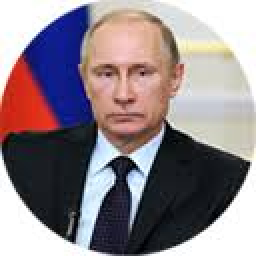
#> input picture openCV-data/putin1.png, 128 x 128 px (shown 2 times larger)
$ jupyter execute OpenCV_task7.ipynb   (shell and % lines are left out)
#> lines starting #> are read from the running program, lines starting #| are printed output that depends on the picture
# Task 7:

[cell 1]
import numpy as np
import cv2
import matplotlib.pyplot as plt

## Images loading:

[cell 2]
# queryImage:
img1 = cv2.imread('openCV-data/putin1.png',0)
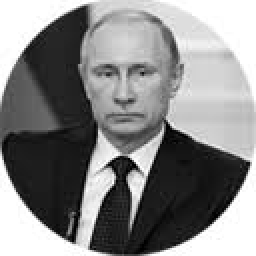
#> img1: shape (128, 128) (shown 2 times larger); min 0, max 255, mean 135.9
# trainImage:
img2 = cv2.imread('openCV-data/putin2.png',0)
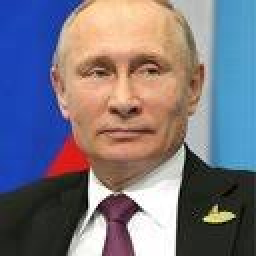
#> input picture openCV-data/putin2.png, 128 x 128 px (shown 2 times larger)
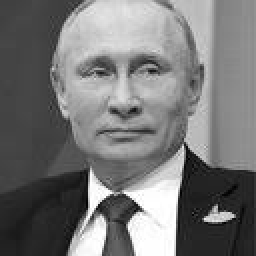
#> img2: shape (128, 128) (shown 2 times larger); min 0, max 255, mean 118.7

[cell 3]
# Images check:
fig = plt.figure()
ax1 = fig.add_subplot(1,2,1)
ax1.imshow(img1, cmap='gray')
ax1.set_title('Image 1')
ax2 = fig.add_subplot(1,2,2)
ax2.imshow(img2, cmap='gray')
ax2.set_title('Image 2')
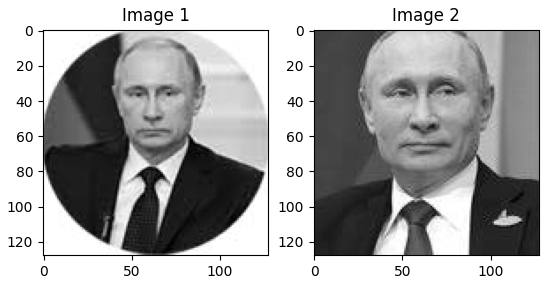
#> figure drawn by matplotlib, 2 panels

[cell 4]
# Initiate SIFT detector:
sift = cv2.xfeatures2d.SIFT_create()

# Keypoints and descriptors with SIFT
kp1, des1 = sift.detectAndCompute(img1,None)
#> kp1 = 102 keypoints; strongest (x, y, size): (68, 92, 6.4), (36, 119, 3), (49, 91, 9.8), (61, 83, 7.3)
kp2, des2 = sift.detectAndCompute(img2,None)
#> kp2 = 74 keypoints; strongest (x, y, size): (48, 96, 7), (108, 108, 5.9), (79, 100, 15.7), (113, 108, 3.7)

[cell 5]
# BFMatcher:
bf = cv2.BFMatcher()
matches = bf.knnMatch(des1, des2, k=2)
#> matches = 102 matches

# Apply ratio test
good = []
for m,n in matches:
    if m.distance < 0.75*n.distance:
        good.append([m])
#> this loop made 102 passes
#> after the loop, good = 17 matches

# drawMatchesKnn expects list of matches.
img3 = cv2.drawMatchesKnn(img1,kp1,img2,kp2,good,None, flags=2)
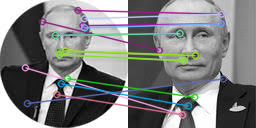
#> img3: shape (128, 256, 3); mean of channels 0, 1, 2 129.6, 129.5, 128; drawn as B, G, R
plt.imshow(img3),plt.show()

[cell 6]
# FLANN parameters
FLANN_INDEX_KDTREE = 0
index_params = dict(algorithm = FLANN_INDEX_KDTREE, trees = 5)
search_params = dict(checks=50)
flann = cv2.FlannBasedMatcher(index_params,search_params)
matches = flann.knnMatch(des1,des2,k=2)

# Draw matches with a mask
matchesMask = [[0,0] for i in range(len(matches))]
#> matchesMask = 102 pairs, first value 0 to 0, second value 0 to 0
# Lowe's ratio test (https://docs.opencv.org/3.3.0/dc/dc3/tutorial_py_matcher.html)
for i,(m,n) in enumerate(matches):
    if m.distance < 0.7*n.distance:
        matchesMask[i]=[1,0]
#> after the loop, matchesMask = 102 pairs, first value 0 to 1, second value 0 to 0

draw_params = dict(matchColor = (0,255,0),
                   singlePointColor = (255,0,0),
                   matchesMask = matchesMask,
                   flags = 0)
#> draw_params = 4 items

img3 = cv2.drawMatchesKnn(img1,kp1,img2,kp2,matches,None,**draw_params)
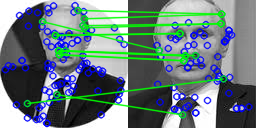
#> img3: shape (128, 256, 3); mean of channels 0, 1, 2 126.7, 125, 105.8; drawn as B, G, R

# Print matched features:
plt.imshow(img3,),plt.show()
